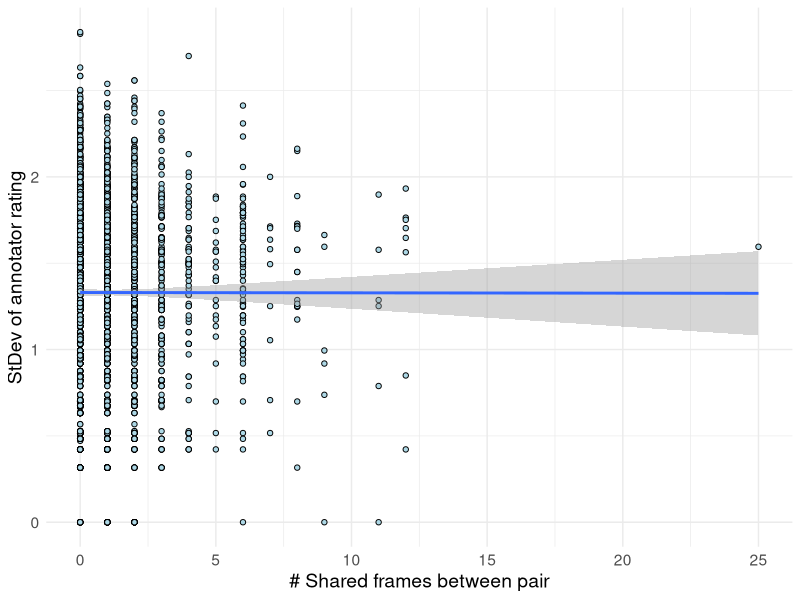
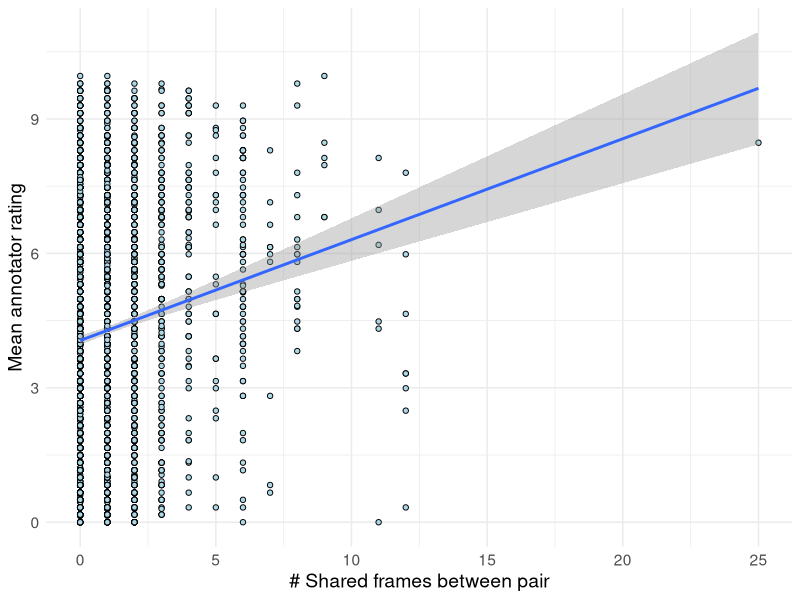
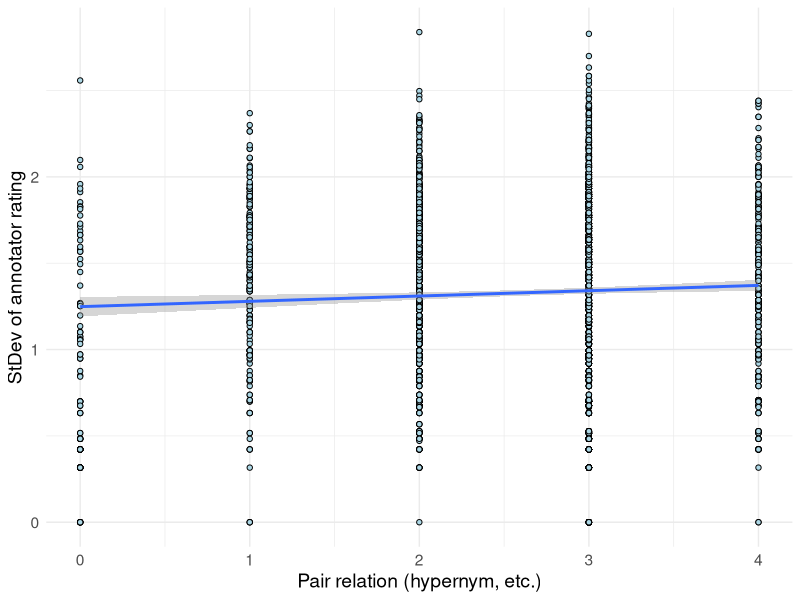
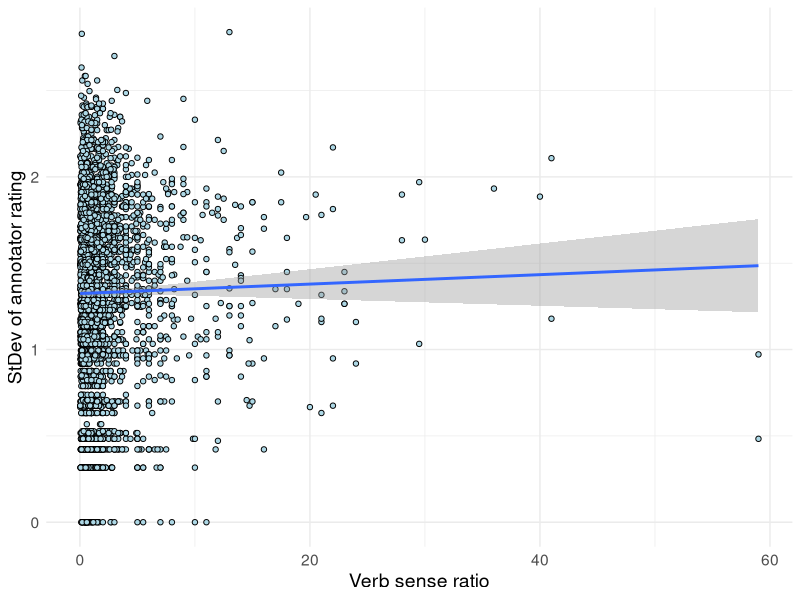

These figures' R source, in order:
library(here)
setwd(here())
library(tidyverse)
library(patchwork)

theme_set(theme_minimal() + theme(text =  element_text(size = 14)))

simverb <- read_csv(here("data_output",
                            "simverb_processed.csv"), 
                       show_col_type = F)

ggplot(simverb, aes(x = shared_frames, y = sd_rating))+
  geom_point(shape = 21, fill = "lightblue")+
  xlab("# Shared frames between pair")+
  ylab("StDev of annotator rating")+
  geom_smooth(method = "lm")

ggplot(simverb, aes(x = shared_frames, y = sv_score))+
  geom_point(shape = 21, fill = "lightblue")+
  xlab("# Shared frames between pair")+
  ylab("Mean annotator rating")+
  geom_smooth(method = "lm")

ggplot(simverb, aes(x = relation_index, y = sd_rating))+
  geom_point(shape = 21, fill = "lightblue")+
  xlab("Pair relation (hypernym, etc.)")+
  ylab("StDev of annotator rating")+
  geom_smooth(method = "lm")


simverb <- simverb |> 
  mutate(sense_ratio = w1_num_v_senses/w2_num_v_senses)

ggplot(simverb, aes(x = sense_ratio, y = sd_rating))+
  geom_point(shape = 21, fill = "lightblue")+
  xlab("Verb sense ratio")+
  ylab("StDev of annotator rating")+
  geom_smooth(method = "lm")
